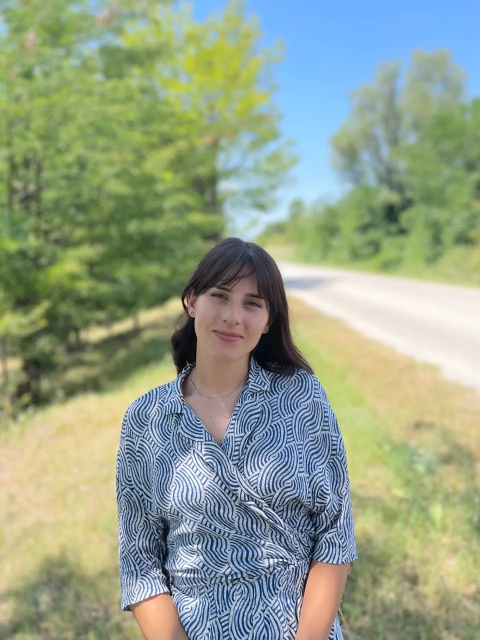
#> input picture images/about/kristina-portrait-1600.webp, 960 x 1280 px, given in place of about, which was not available (shown at 1/2 size)
$ python make_cutout.py ../images/about
#> lines starting #> are read from the running program, lines starting #| are printed output that depends on the picture; after the words box and inside, x2 and y2 are one past the last pixel; in counts of white or black regions, pixels touching at a corner belong together
#!/usr/bin/env python3
"""
Make a character cut-out (transparent background) from artwork that sits on a
plain, single-colour background, e.g. a white or flat grey canvas.

    python3 tools/make_cutout.py originals/projects/cat/cat.jpg
        -> originals/projects/cat/cat-cutout.png

Then run  python3 tools/optimize_images.py  to make the web versions and add
    cutout: "images/projects/cat/cat-cutout"
to that project in js/projects.js.

How it works: it reads the background colour from the image corners and removes
every pixel of that colour that touches the outside edge. Areas of the same
colour *inside* the drawing (eyes, highlights) are kept. Edges are softened so
fur and brush strokes stay natural.

Options:
    --tolerance 40   how different a pixel may be from the background and still
                     count as background (default 40; raise it for noisy scans)
    --soft 30        width of the soft edge (default 30)

This only works for plain backgrounds. For busy backgrounds, export the
character from Procreate with the background layer hidden instead.

Needs Python 3 and Pillow (pip install Pillow).
"""
import argparse
import sys
from pathlib import Path

from PIL import Image, ImageChops, ImageDraw, ImageFilter, ImageOps


def background_colour(im: Image.Image) -> tuple[int, int, int]:
    w, h = im.size
    s = max(4, min(w, h) // 50)
    corners = [im.crop(box).resize((1, 1), Image.BOX).getpixel((0, 0))
               for box in ((0, 0, s, s), (w - s, 0, w, s), (0, h - s, s, h), (w - s, h - s, w, h))]
    return tuple(sorted(c[i] for c in corners)[1] for i in range(3))  # robust middle value


def cutout(src: Path, tolerance: int, soft: int) -> Path:
#> called with tolerance = 40, soft = 30
    im = ImageOps.exif_transpose(Image.open(src)).convert("RGB")
#> im is the input picture: PIL image 960x1280 RGB; mean R, G, B 147.9, 160.9, 137.5
    bg = background_colour(im)
#> in background_colour, `corners = [im.crop(box).resize((1, 1), Image.BOX).getpixel((0, 0)) for..`: corners = [(141, 173, 164), (115, 178, 255), (111, 116, 95), (131, 142, 108)]
#> bg = (115, 142, 108)

    # How far each pixel is from the background colour (largest channel difference)
    diff = ImageChops.difference(im, Image.new("RGB", im.size, bg))
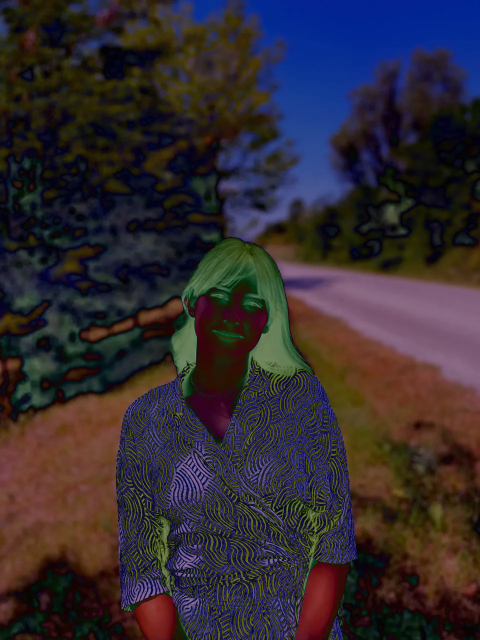
#> diff: PIL image 960x1280 RGB (shown at 1/2 size); mean R, G, B 49.8, 42.4, 48.9
    dist = ImageChops.lighter(ImageChops.lighter(*diff.split()[:2]), diff.split()[2])
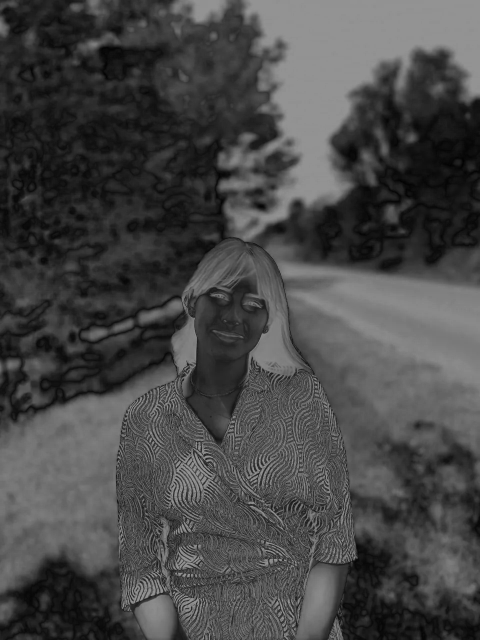
#> dist: PIL image 960x1280 L (shown at 1/2 size); min 1, max 147, mean 71.3

    # Background candidates, then keep only the part connected to the image edge
    candidates = dist.point(lambda v: 255 if v <= tolerance + soft else 0)
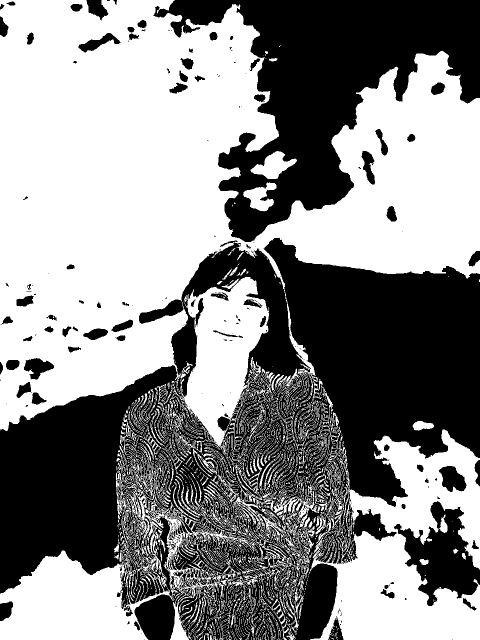
#> candidates: PIL image 960x1280 L (shown at 1/2 size); 54.4% white; 493 black regions (405 under 20 px), largest, box (x1, y1, x2, y2) and area: (0, 476, 960, 1280) 389776, (307, 0, 960, 484) 130003, (788, 1002, 960, 1212) 16734
    w, h = im.size
#> w = 960; h = 1280
    step = max(1, min(w, h) // 200)
#> step = 4
    for x in range(0, w, step):
        for y in (0, h - 1):
            if candidates.getpixel((x, y)) == 255:
                ImageDraw.floodfill(candidates, (x, y), 128)
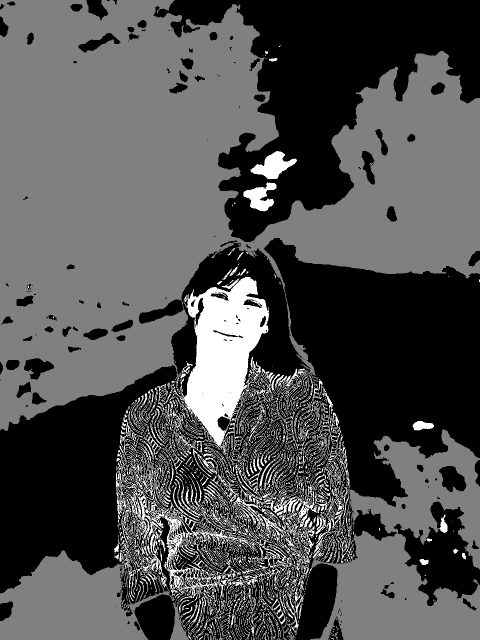
#> candidates: PIL image 960x1280 L (shown at 1/2 size); min 0, max 255, mean 80.6
    for y in range(0, h, step):
        for x in (0, w - 1):
            if candidates.getpixel((x, y)) == 255:
                ImageDraw.floodfill(candidates, (x, y), 128)
    outside = candidates.point(lambda v: 255 if v == 128 else 0)
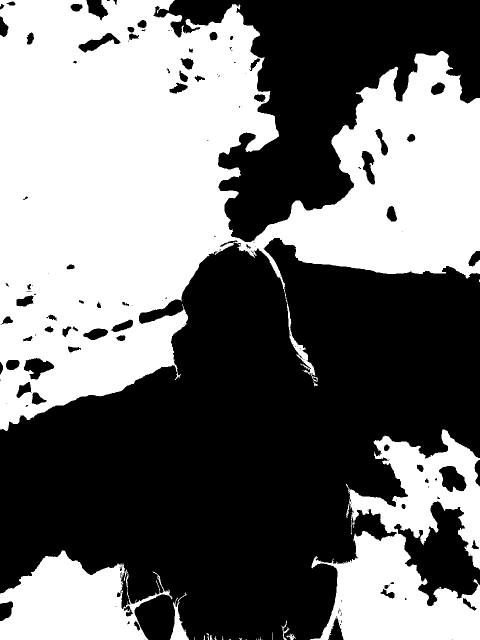
#> outside: PIL image 960x1280 L (shown at 1/2 size); 45.8% white; 21 white regions (13 under 20 px), largest, box (x1, y1, x2, y2) and area: (0, 0, 960, 862) 451367, (620, 859, 960, 1280) 73199, (0, 1101, 345, 1280) 36709

    # Soft edge: fully clear at the background colour, fully solid past tolerance + soft
    ramp = dist.point(lambda v: 0 if v <= tolerance else 255 if v >= tolerance + soft else int((v - tolerance) * 255 / soft))
    alpha = ImageChops.lighter(ramp, ImageOps.invert(outside))
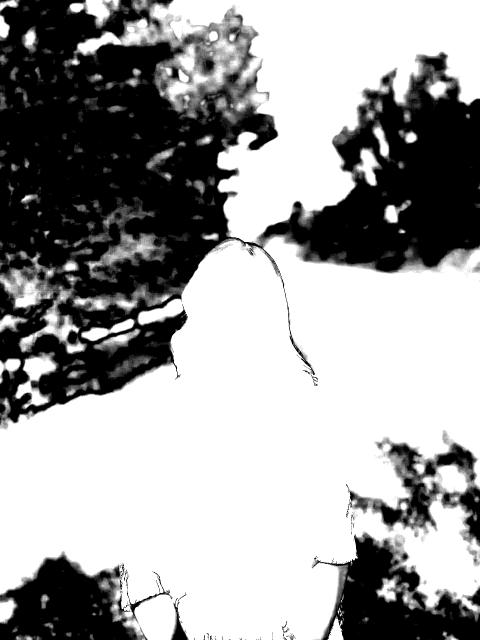
#> alpha: PIL image 960x1280 L (shown at 1/2 size); min 0, max 255, mean 158.7
    alpha = alpha.filter(ImageFilter.GaussianBlur(0.6))

    out = im.convert("RGBA")
    out.putalpha(alpha)
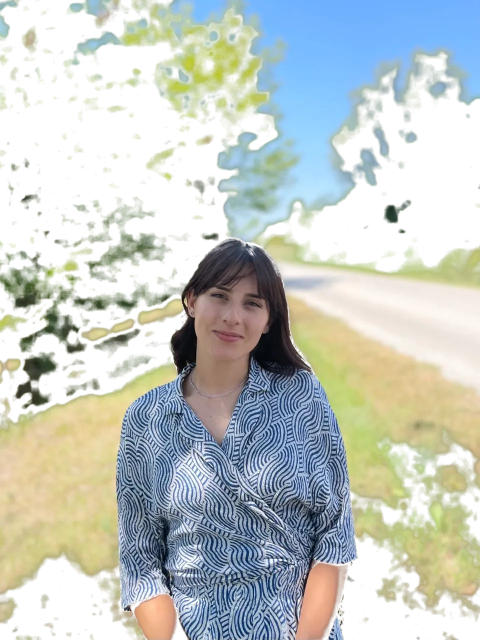
#> out: PIL image 960x1280 RGBA (shown at 1/2 size); mean R, G, B, A 147.9, 160.9, 137.5, 158.7; transparent parts drawn white
    box = alpha.point(lambda v: 255 if v > 8 else 0).getbbox()
#> box = (0, 0, 960, 1280)
    if not box:
        sys.exit(f"{src}: nothing left after removing the background — try a lower --tolerance.")
    pad = max(w, h) // 40
#> pad = 32
    box = (max(0, box[0] - pad), max(0, box[1] - pad), min(w, box[2] + pad), min(h, box[3] + pad))
    out = out.crop(box)

    target = src.with_name(f"{src.stem}-cutout.png")
    out.save(target, "PNG", optimize=True)
    removed = 100 - round(100 * alpha.point(lambda a: 255 if a > 128 else 0).histogram()[255] / (w * h))
#> removed = 39
    print(f"{target}  {out.width}x{out.height}  background {('#%02x%02x%02x' % bg)} removed ({removed}% of the canvas)")
#| ../images/about-cutout.png  960x1280  background #738e6c removed (39% of the canvas)
    return target


def main() -> None:
    ap = argparse.ArgumentParser(description=__doc__, formatter_class=argparse.RawDescriptionHelpFormatter)
    ap.add_argument("images", nargs="+", type=Path)
    ap.add_argument("--tolerance", type=int, default=40)
    ap.add_argument("--soft", type=int, default=30)
    args = ap.parse_args()
    for p in args.images:
        cutout(p, args.tolerance, args.soft)


if __name__ == "__main__":
    main()
